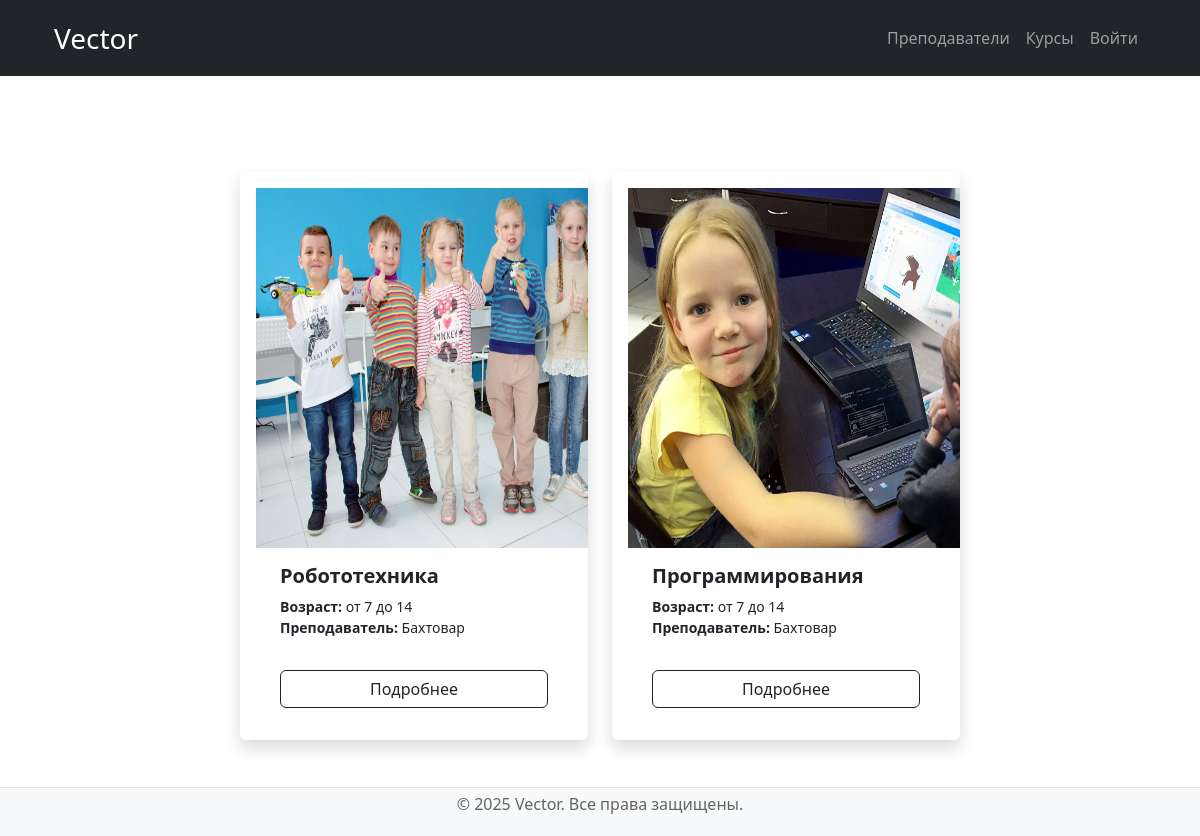
Before: /courses/ with the older database file.
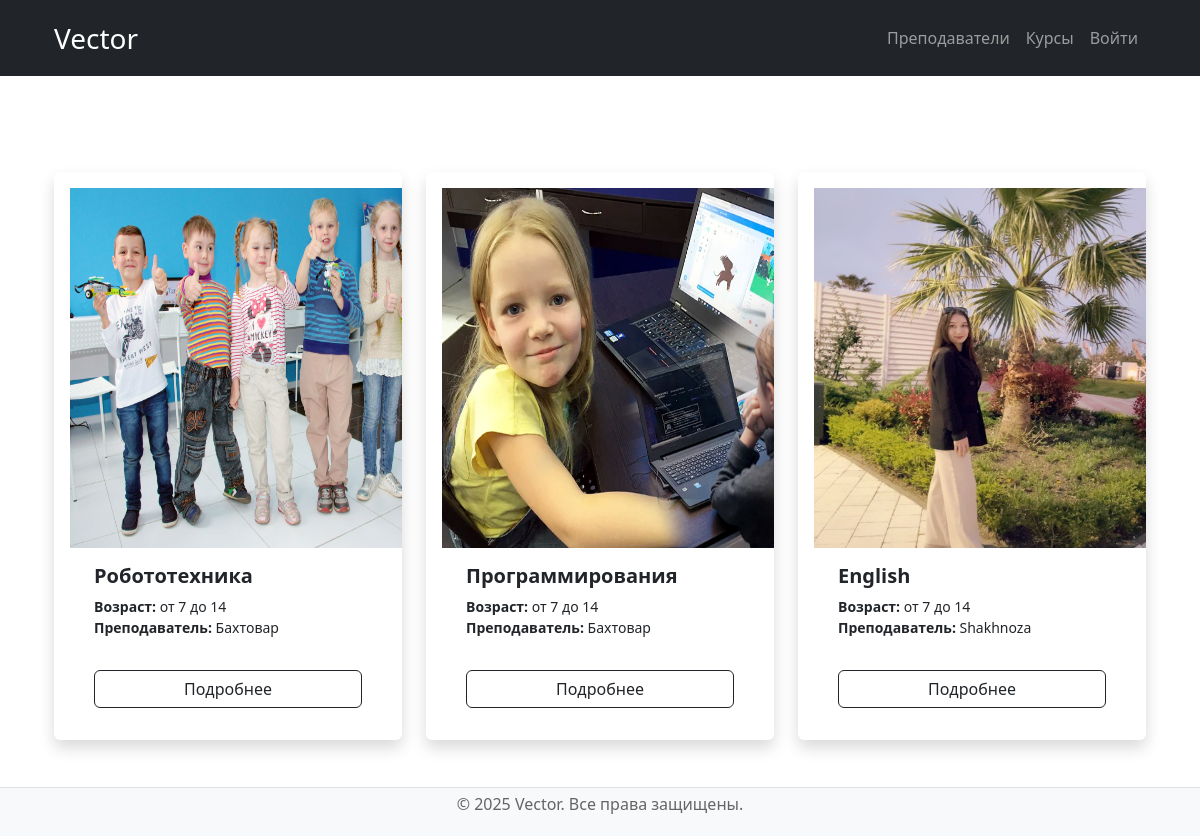
After: the same page with the newer database file.
### content/models.py (models this page shows, shortened)
class Course(models.Model):
    name = models.CharField(max_length=100,verbose_name='Названия курса')
    slug = models.SlugField(max_length=100,unique=True)
    info = models.TextField(verbose_name='Информация о курсе')
    teacher = models.ForeignKey(to=Teacher,on_delete=models.RESTRICT,verbose_name='Преподаватель')
    duration = models.CharField(max_length=100,verbose_name='Длительность занятий')
    price = models.CharField(max_length=100,verbose_name='Стоимость курса')
    age_category = models.CharField(max_length=100,verbose_name='Возрастная категория')
    image = models.ImageField(default='images/default.png',
                              validators=[FileExtensionValidator(['jpg','png','jpeg','webp'])],
                              upload_to='images/%Y/%m',
                              null = True,
                              blank = True)
    updated_at = models.DateTimeField(auto_now=True)
    class Meta:
        verbose_name ='Курс'
        verbose_name_plural='Курсы'
    def get_absolute_url(self):
        return reverse('course_detail', kwargs={'slug':self.slug})

class Teacher(models.Model):
    name = models.CharField(max_length=100,verbose_name='Имя')
    last_name = models.CharField(max_length=100,verbose_name='фамилия')
    subjects_taught = models.CharField(max_length=250,verbose_name='преподаваемые предметы')
    info = models.TextField(verbose_name='Дополнительная информация')
    avatar = models.ImageField(default='avatars/default.png',
                               upload_to='avatars/%Y/%m',null = True,blank = True,
                               validators=[FileExtensionValidator(['jpg','png','jpeg','webp'])])
    updated_at = models.DateTimeField(auto_now=True)
    birthday = models.DateField(verbose_name='Дата рождения')
    class Meta:
        verbose_name ='Преподаватель'
        verbose_name_plural='Преподаватели'
    def __str__(self):
        return self.name

### content/views.py (the view)
# urls.py: path('courses/', views.CourseListView.as_view(), name='course_list'),
class CourseListView(ListView):
    template_name = 'content/course_list.html'
    model = Course
    context_object_name = 'courses'
    def get_context_data(self, **kwargs):
        context = super().get_context_data(**kwargs)
        context['title']= 'Курсы'
        return context

### templates/content/course_list.html (shortened to what this page needs)
{% extends 'base.html' %}
{% block content %}
<div class="container my-5">
    <div class="row justify-content-center g-4">
        {% for course in courses %}
        <div class="col-md-6 col-lg-4">
            <div class="card border-0 shadow hover-shadow p-3 bg-white rounded overflow-hidden transition-all duration-300 ease-in-out transform scale-100 hover:scale-105">
               <img src="{{ course.image.url }}" style="width: 400px; height: 360px;" alt="Обложка курса {{ course.name }}">
                <div class="card-body py-3 px-4">
                    <h5 class="card-title fw-bold text-dark text-truncate mb-2">{{ course.name }}</h5>
                    <ul class="list-unstyled small text-gray-600 mb-3">
                        <li><strong>Возраст:</strong> {{ course.age_category }}</li>
                        <li><strong>Преподаватель:</strong> {{ course.teacher }}</li>
                    </ul>
                    <a href="{{ course.get_absolute_url }}" class="btn btn-outline-dark w-100 mt-3">Подробнее</a>
                </div>
            </div>
        </div>
        {% empty %}
        <div class="alert alert-info text-center">Нет доступных курсов.</div>
        {% endfor %}
    </div>
</div>
{% endblock %}

### templates/base.html (shortened to what this page needs)
{% load static %}
<!DOCTYPE html>
<html lang="en">
<head>
    <link href="{% static 'css/style.css' %}" rel="stylesheet">
    <link href="https://cdn.jsdelivr.net/npm/bootstrap@5.3.0/dist/css/bootstrap.min.css" rel="stylesheet">
</head>
<body>
<div class="page-container">
    <header class="bg-dark py-1 sticky-top">
        <div class="container">
            <nav class="navbar navbar-expand-lg navbar-dark">
                <div class="container-fluid">
                    <a class="navbar-brand fs-3" href="/">Vector</a>
                    <div class="collapse navbar-collapse" id="navbarNavAltMarkup">
                        <div class="navbar-nav ms-auto">
                            <a class="nav-link" href="{% url 'teacher_list' %}">Преподаватели</a>
                            <a class="nav-link" href="{% url 'course_list' %}">Курсы</a>
                             {% if not request.user.is_authenticated %}
                            <a class="nav-link" href="{% url 'login' %}">Войти</a>
                            {% else %}
                            <a class="nav-link" href="{% url 'profile' user.userprofile.slug %} "> Личный кабинет</a>
                            {% endif %}
                        </div>
                    </div>
                </div>
            </nav>
        </div>
    </header>
    <main class="py-5">
        <div class="container">
            {% block content %}{% endblock %}
        </div>
    </main>
    <footer class="bg-light text-center py-1 mt-auto">
        <div class="container">
            <p>© 2025 Vector. Все права защищены.</p>
        </div>
    </footer>
</div>
</body>
</html>

### static/css/style.css (style rules this page uses)
body { font-family: Arial, sans-serif; margin: 0; padding: 0; }
header { background-color: #4CAF50; color: white; padding: 10px 20px; display: flex; justify-content: space-between; align-items: center; }
.btn { background-color: #4CAF50; color: white; padding: 10px 20px; border: none; border-radius: 5px; cursor: pointer; }
footer { background-color: #333; color: white; text-align: center; padding: 10px; position: fixed; bottom: 0; width: 100%; }
body, html { height: 100%; margin: 0; }
.page-container { min-height: 100vh; display: flex; flex-direction: column; }
main { flex-grow: 1; }
footer { background-color: #f8f9fa; padding: 1rem 0; color: rgba(0, 0, 0, 0.6); border-top: 1px solid rgba(0, 0, 0, 0.1); }

Changed rows visible on the page:
added Course: image (picture), name "English", age_category "от 7 до 14", teacher "Shakhnoza"
